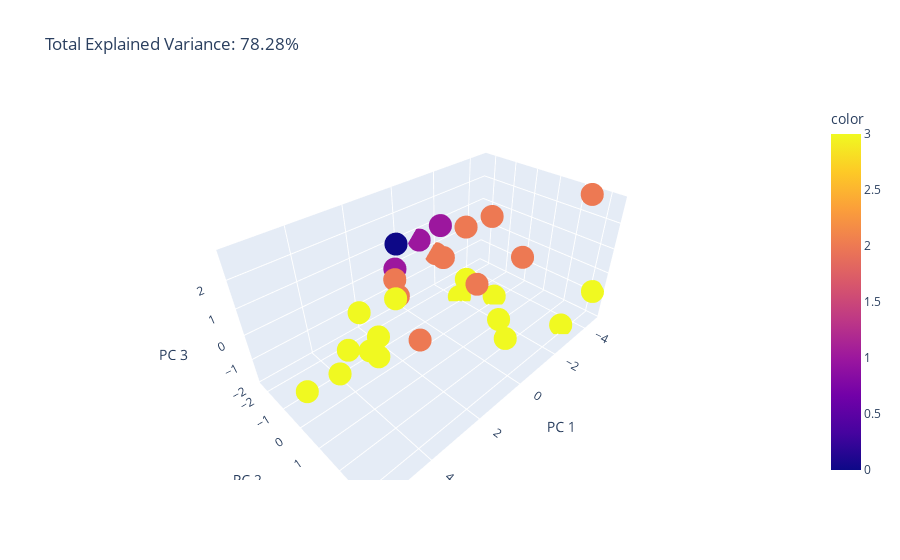

Notebook code for this chart:
### Code cell
import plotly.express as px

total_var = principal.explained_variance_ratio_.sum() * 100

fig = px.scatter_3d(
    x, x=0, y=1, z=2, color=df['PermissionRole'],
    title=f'Total Explained Variance: {total_var:.2f}%',
    labels={'0': 'PC 1', '1': 'PC 2', '2': 'PC 3'}
)
fig.show()

### Figure 1 — Plotly figure (JSON) as saved in the notebook; plotly's stock layout.template omitted (floating-point values rounded to 4 significant figures)
{"data": [{"hovertemplate": "PC 1=%{x}<br>PC 2=%{y}<br>PC 3=%{z}<br>color=%{marker.color}<extra></extra>", "legendgroup": "", "marker": {"color": [3, 1, 2, 3, 2, 3, 2, 3, 3, 3, 2, 3, 2, 3, 3, 3, 2, 2, 3, 3, 2, 1, 3, 2, 3, 1, 3, 2, 0], "coloraxis": "coloraxis", "symbol": "circle"}, "mode": "markers", "name": "", "scene": "scene", "showlegend": false, "type": "scatter3d", "x": [2.771, 0.6423, -1.493, 4.866, -2.664, -2.876, 2.936, -4.603, 3.787, 5.658, 0.6462, 3.845, 1.132, 1.672, 0.8507, 3.001, 1.02, -4.603, -1.406, -3.212, -4.052, -0.9738, 3.652, -1.88, -1.981, -1.355, -2.473, -3.236, 0.3304], "y": [-1.147, -1.83, -1.524, 0.8444, 1.271, -0.003989, 2.006, 3.223, 0.8008, 0.3137, 2.01, -0.3201, -1.117, -0.5841, 3.343, 0.1399, -1.396, 2.455, 1.393, 2.917, -1.313, -2.301, 0.9983, -2.344, -1.086, -1.537, -1.179, -1.968, -2.067], "z": [-0.1439, 0.2753, -0.0331, -0.004256, 0.6748, -1.788, 0.745, -0.8062, 0.1114, -0.5046, 1.485, -0.5576, -0.2999, 0.1411, 0.3357, -0.2523, 0.2039, 2.818, -1.362, -1.784, 0.8868, 0.6276, -0.07639, -0.3671, -1.907, 1.38, -1.338, 0.4689, 1.072]}], "layout": {"coloraxis": {"colorbar": {"title": {"text": "color"}}, "colorscale": [[0, "#0d0887"], [0.1111, "#46039f"], [0.2222, "#7201a8"], [0.3333, "#9c179e"], [0.4444, "#bd3786"], [0.5556, "#d8576b"], [0.6667, "#ed7953"], [0.7778, "#fb9f3a"], [0.8889, "#fdca26"], [1, "#f0f921"]]}, "legend": {"tracegroupgap": 0}, "scene": {"domain": {"x": [0, 1], "y": [0, 1]}, "xaxis": {"title": {"text": "PC 1"}}, "yaxis": {"title": {"text": "PC 2"}}, "zaxis": {"title": {"text": "PC 3"}}}, "title": {"text": "Total Explained Variance: 78.28%"}}}
